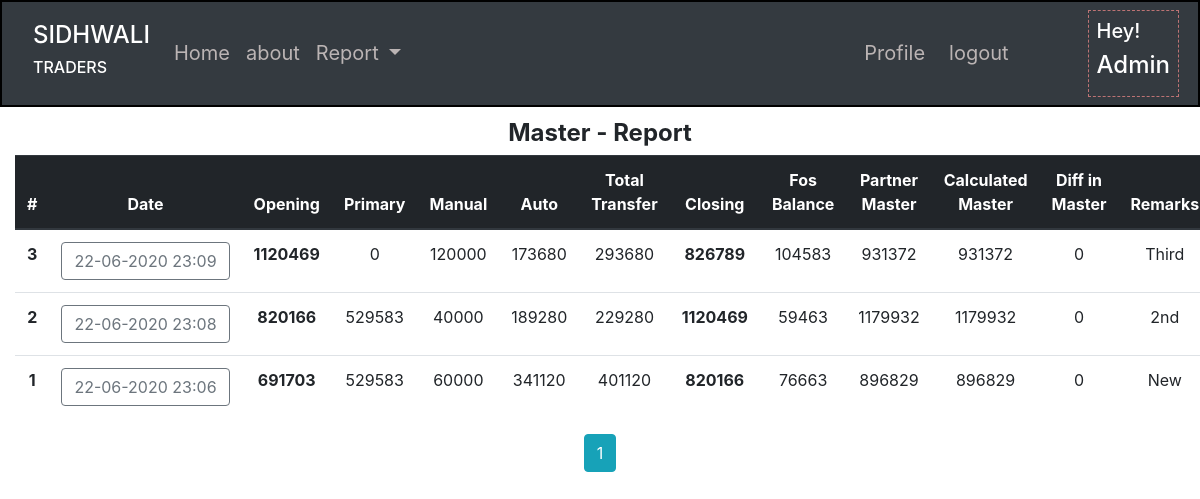
The page /home/master/master_report (signed in) on the database its author committed.
### crm/models.py (models this page shows, shortened)
class User(db.Model, UserMixin):
    id = db.Column(db.Integer, primary_key=True)
    username = db.Column(db.String(20), unique=True, nullable=False)
    email = db.Column(db.String(120), unique=True, nullable=False)
    image_file = db.Column(db.String(20), nullable=False, default="default.jpeg")
    password = db.Column(db.String(20), nullable=False)
    pos_id = db.Column(db.Integer, unique=True, nullable=False)
    hisaab = db.relationship("Hisaab", backref="fos", lazy="dynamic")

class Master(db.Model):
    id = db.Column(db.Integer, primary_key=True)
    date = db.Column(db.DateTime, nullable=False, default=datetime.now)
    open_bal = db.Column(db.Integer, nullable=False, default=0)
    primary = db.Column(db.Integer, nullable=False, default=0)
    manual_trans = db.Column(db.Integer, nullable=False, default=0)
    auto_trans = db.Column(db.Integer, nullable=False, default=0)
    closing = db.Column(db.Integer, nullable=False, default=0)
    total_trans = db.Column(db.Integer, default=0)
    fos_bal = db.Column(db.Integer, default=0)
    master_bal = db.Column(db.Integer, nullable=False, default=0)
    calc_master_bal = db.Column(db.Integer, nullable=False, default=0)
    master_diff = db.Column(db.Integer, nullable=False, default=0)
    remarks = db.Column(db.Text, nullable=False)

### crm/routes.py (the view)
@app.route("/home/master/master_report")
@login_required
def master_report():
    page = request.args.get("page", 1, type=int)
    master = Master.query.order_by(Master.date.desc()).paginate(page=page, per_page=5)
    return render_template(
        "master_report.html", title="Master Report", master=master, admin=admin
    )

### crm/models.py (called while the page is built)
@login_manager.user_loader
def load_user(user_id):
    return User.query.get(int(user_id))

### crm/templates/master_report.html
{% extends "index.html" %}
{% block content  %}
<div class="container-fluid text-center mt-2">
   {% if current_user.username == admin %}
   <legend class="font-weight-bold mb-1">Master - Report</legend>
   <table class="table">
      <thead class="thead-dark">
         <tr>
            <th scope="col">#</th>
            <th scope="col">Date</th>
            <th scope="col">Opening</th>
            <th scope="col">Primary</th>
            <th scope="col">Manual</th>
            <th scope="col">Auto</th>
            <th scope="col">Total Transfer</th>
            <th scope="col">Closing</th>
            <th scope="col">Fos Balance</th>
            <th scope="col">Partner Master</th>
            <th scope="col">Calculated Master</th>
            <th scope="col">Diff in Master</th>
            <th scope="col">Remarks</th>
         </tr>
      </thead>
      <tbody>
         {% for master in master.items %}
         <tr>
            <th scope="row">{{ master.id }}</th>
            <td>
               <a class="btn btn-outline-secondary"
                  href="{{ url_for('single_master', master_id=master.id) }}">{{ master.date.strftime("%d-%m-%Y %H:%M") }}</a>
            </td>
            <td><strong>{{ master.open_bal }}</strong></td>
            <td>{{ master.primary }}</td>
            <td>{{ master.manual_trans }}</td>
            <td>{{ master.auto_trans }}</td>
            <td>{{ master.total_trans }}</td>
            <td><strong>{{ master.closing }}</strong></td>
            <td>{{ master.fos_bal }}</td>
            <td>{{ master.master_bal }}</td>
            <td>{{ master.calc_master_bal }}</td>
            <td>{{ master.master_diff }}</td>
            <td>{{ master.remarks }}</td>
         </tr>
         {% endfor %}
      </tbody>
   </table>
   {% for page_num in master.iter_pages(left_edge=1, right_edge=1, left_current=1, right_current=3) %}
   {% if page_num %}
   {% if master.page == page_num %}
   <a class="btn btn-info mb-4" href="{{ url_for('master_report', page=page_num) }}">{{ page_num }}</a>
   {% else %}
   <a class="btn btn-outline-info mb-4" href="{{ url_for('master_report', page=page_num) }}">{{ page_num }}</a>
   {% endif %}
   {% else %}
   ...
   {% endif %}
   {% endfor %}
   {% else %}
   <div class="content-section text-center mt-4">
      <h1><strong>Contact Your Admin!!</strong></h1>
   </div>
   {% endif %}
</div>
{% endblock content %}

### crm/templates/index.html (shortened to what this page needs)
<!doctype html>
<html lang="en">
<head>
   <link rel="stylesheet" href="https://maxcdn.bootstrapcdn.com/bootstrap/4.0.0/css/bootstrap.min.css"
>
   <link rel="stylesheet" href="{{ url_for('static', filename='main.css') }}">
</head>
<body>
   <header class="site-header">
      <nav class="navbar navbar-expand-lg navbar-dark bg-dark px-6">
         <div class="container">
            <a class="navbar-brand" href="{{ url_for('home')}}">
               <h4>
                  SIDHWALI
               </h4>
               <h6>
                  TRADERS
               </h6>
            </a>
            <div class="collapse navbar-collapse" id="navbarSupportedContent">
               <div class="navbar-nav mr-auto">
                  <li class="nav-item">
                     <a class="nav-link" href="{{ url_for('home') }}">Home</a>
                  </li>
                  <li class="nav-item">
                     <a class="nav-link" href="{{ url_for('about') }}">about</a>
                  </li>
                  <li class="nav-item dropdown">
                     <a class="nav-link dropdown-toggle" href="#" id="navbarDropdown" role="button"
                        data-toggle="dropdown" aria-haspopup="true" aria-expanded="false">
                        Report
                     </a>
                  </li>
               </div>
               <div class="navbar-nav mr-5 ml-2">
                  <div class="d-flex justify-content-center">
                     {% if current_user.is_authenticated %}
                     <li class="nav-item">
                        <a class="nav-link mr-2" href="{{ url_for('profile') }}">Profile</a>
                     </li>
                     <li class="nav-item">
                        <a class="nav-link mr-2" href="{{ url_for('logout') }}">logout</a>
                     </li>
                     {% endif %}
                  </div>
               </div>
            </div>
         </div>
         <div class="navbar-nav">
            <li class="nav-welcome p-2">
               <h5>Hey!</h5>
               <h4>{{ current_user.username }}</h4>
            </li>
         </div>
      </nav>
   </header>
   <main role="main">
      {% block content %} {% endblock content %}
   </main>
</body>
</html>

### crm/static/main.css (style rules this page uses)
body { background-color: rgb(255, 255, 255); }
.site-header { min-height: min-content; border: 2px solid black; }
.site-header .navbar-nav .nav-welcome { color: white; font-size: 6px; min-width: 0px; min-height: 80px; margin-right: 3px; border: 1px dashed rgba(219, 128, 128, 0.822); }
.site-header .navbar-nav .nav-link { color: rgb(187, 180, 180); font-size: 20px; }

### rows shown on the page
User: username "Admin"
Master: id "3", date "22-06-2020 23:09", open_bal "1120469", primary "0", manual_trans "120000", auto_trans "173680", total_trans "293680", closing "826789", fos_bal "104583", master_bal "931372", calc_master_bal "931372", master_diff "0", remarks "Third"
Master: id "2", date "22-06-2020 23:08", open_bal "820166", primary "529583", manual_trans "40000", auto_trans "189280", total_trans "229280", closing "1120469", fos_bal "59463", master_bal "1179932", calc_master_bal "1179932", master_diff "0", remarks "2nd"
Master: id "1", date "22-06-2020 23:06", open_bal "691703", primary "529583", manual_trans "60000", auto_trans "341120", total_trans "401120", closing "820166", fos_bal "76663", master_bal "896829", calc_master_bal "896829", master_diff "0", remarks "New"

### other values the page prints
{{ page_num }} "1"
